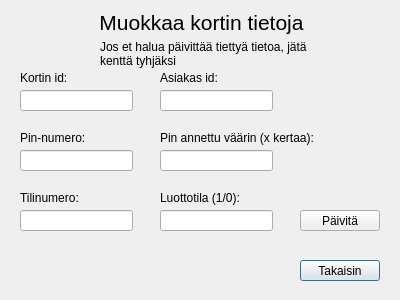
<?xml version="1.0" encoding="UTF-8"?>
<ui version="4.0">
 <class>Paivita_Kortin_Tietoja</class>
 <widget class="QDialog" name="Paivita_Kortin_Tietoja">
  <property name="geometry">
   <rect>
    <x>0</x>
    <y>0</y>
    <width>400</width>
    <height>300</height>
   </rect>
  </property>
  <property name="windowTitle">
   <string>Dialog</string>
  </property>
  <widget class="QPushButton" name="btnTakaisin">
   <property name="geometry">
    <rect>
     <x>300</x>
     <y>260</y>
     <width>80</width>
     <height>21</height>
    </rect>
   </property>
   <property name="text">
    <string>Takaisin</string>
   </property>
  </widget>
  <widget class="QLabel" name="label_4">
   <property name="geometry">
    <rect>
     <x>20</x>
     <y>130</y>
     <width>131</width>
     <height>16</height>
    </rect>
   </property>
   <property name="text">
    <string>Pin-numero:</string>
   </property>
  </widget>
  <widget class="QLabel" name="label_2">
   <property name="geometry">
    <rect>
     <x>160</x>
     <y>190</y>
     <width>131</width>
     <height>16</height>
    </rect>
   </property>
   <property name="text">
    <string>Luottotila (1/0):</string>
   </property>
  </widget>
  <widget class="QLabel" name="labelInfo">
   <property name="geometry">
    <rect>
     <x>156</x>
     <y>149</y>
     <width>221</width>
     <height>41</height>
    </rect>
   </property>
   <property name="text">
    <string/>
   </property>
   <property name="alignment">
    <set>Qt::AlignRight|Qt::AlignTop|Qt::AlignTrailing</set>
   </property>
   <property name="wordWrap">
    <bool>true</bool>
   </property>
  </widget>
  <widget class="QLineEdit" name="leLuottotila">
   <property name="geometry">
    <rect>
     <x>160</x>
     <y>210</y>
     <width>113</width>
     <height>21</height>
    </rect>
   </property>
  </widget>
  <widget class="QLineEdit" name="leTilinumero">
   <property name="geometry">
    <rect>
     <x>20</x>
     <y>210</y>
     <width>113</width>
     <height>21</height>
    </rect>
   </property>
  </widget>
  <widget class="QLabel" name="label_3">
   <property name="geometry">
    <rect>
     <x>20</x>
     <y>190</y>
     <width>131</width>
     <height>16</height>
    </rect>
   </property>
   <property name="text">
    <string>Tilinumero:</string>
   </property>
  </widget>
  <widget class="QLabel" name="label_5">
   <property name="enabled">
    <bool>true</bool>
   </property>
   <property name="geometry">
    <rect>
     <x>100</x>
     <y>40</y>
     <width>221</width>
     <height>31</height>
    </rect>
   </property>
   <property name="text">
    <string>Jos et halua päivittää tiettyä tietoa, jätä kenttä tyhjäksi</string>
   </property>
   <property name="alignment">
    <set>Qt::AlignLeading|Qt::AlignLeft|Qt::AlignTop</set>
   </property>
   <property name="wordWrap">
    <bool>true</bool>
   </property>
  </widget>
  <widget class="QPushButton" name="btnPaivita">
   <property name="geometry">
    <rect>
     <x>300</x>
     <y>210</y>
     <width>80</width>
     <height>21</height>
    </rect>
   </property>
   <property name="text">
    <string>Päivitä</string>
   </property>
  </widget>
  <widget class="QLabel" name="label_6">
   <property name="geometry">
    <rect>
     <x>20</x>
     <y>70</y>
     <width>131</width>
     <height>16</height>
    </rect>
   </property>
   <property name="text">
    <string>Kortin id:</string>
   </property>
  </widget>
  <widget class="QLineEdit" name="leKortinId">
   <property name="geometry">
    <rect>
     <x>20</x>
     <y>90</y>
     <width>113</width>
     <height>21</height>
    </rect>
   </property>
  </widget>
  <widget class="QLabel" name="label">
   <property name="geometry">
    <rect>
     <x>16</x>
     <y>10</y>
     <width>371</width>
     <height>41</height>
    </rect>
   </property>
   <property name="font">
    <font>
     <pointsize>16</pointsize>
    </font>
   </property>
   <property name="text">
    <string>Muokkaa kortin tietoja</string>
   </property>
   <property name="alignment">
    <set>Qt::AlignHCenter|Qt::AlignTop</set>
   </property>
   <property name="wordWrap">
    <bool>true</bool>
   </property>
   <property name="indent">
    <number>0</number>
   </property>
  </widget>
  <widget class="QLineEdit" name="lePin">
   <property name="geometry">
    <rect>
     <x>20</x>
     <y>150</y>
     <width>113</width>
     <height>21</height>
    </rect>
   </property>
  </widget>
  <widget class="QLineEdit" name="lePinVaarin">
   <property name="geometry">
    <rect>
     <x>160</x>
     <y>150</y>
     <width>113</width>
     <height>21</height>
    </rect>
   </property>
  </widget>
  <widget class="QLabel" name="label_7">
   <property name="geometry">
    <rect>
     <x>160</x>
     <y>130</y>
     <width>181</width>
     <height>16</height>
    </rect>
   </property>
   <property name="text">
    <string>Pin annettu väärin (x kertaa):</string>
   </property>
  </widget>
  <widget class="QLineEdit" name="leIdAsiakas">
   <property name="geometry">
    <rect>
     <x>160</x>
     <y>90</y>
     <width>113</width>
     <height>21</height>
    </rect>
   </property>
  </widget>
  <widget class="QLabel" name="label_8">
   <property name="geometry">
    <rect>
     <x>160</x>
     <y>70</y>
     <width>121</width>
     <height>16</height>
    </rect>
   </property>
   <property name="text">
    <string>Asiakas id:</string>
   </property>
  </widget>
 </widget>
 <resources/>
 <connections/>
</ui>
